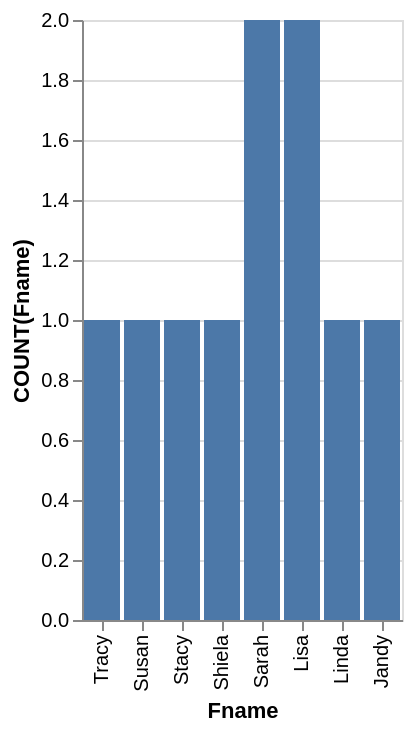

Vega-Lite specification stored for this chart:
### Vega-Lite specification from a JSON file in a GitHub repository (floating-point values rounded to 4 significant figures)
{"data": {"values": [{"x_data": "Tracy", "y_data": 1}, {"x_data": "Susan", "y_data": 1}, {"x_data": "Stacy", "y_data": 1}, {"x_data": "Shiela", "y_data": 1}, {"x_data": "Sarah", "y_data": 2}, {"x_data": "Lisa", "y_data": 2}, {"x_data": "Linda", "y_data": 1}, {"x_data": "Jandy", "y_data": 1}]}, "mark": "bar", "encoding": {"x": {"field": "x_data", "type": "nominal", "title": "Fname", "sort": "descending"}, "y": {"field": "y_data", "type": "quantitative", "title": "COUNT(Fname)"}}}
